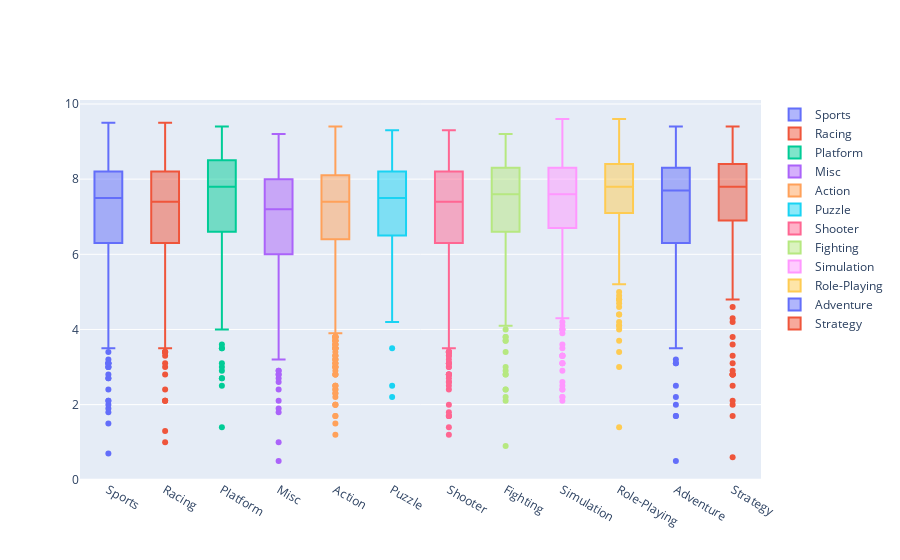

The cell this chart's notebook holds for it:
### Markdown cell above
Постройте различия оценок пользователей в зависимости от жанра игры.

### Code cell
data = []

for genre in df.Genre.unique():
    data.append(go.Box(y=df[df.Genre == genre]["User_Score"], name=genre))
iplot(data, show_link=False)

### Figure 1 — Plotly figure (JSON) as saved in the notebook; plotly's stock layout.template omitted (floating-point values rounded to 4 significant figures; data arrays with more than 128 entries replaced by an {"elided": "..."} marker saying what was removed)
{"data": [{"name": "Sports", "type": "box", "y": {"elided": "943 float values"}}, {"name": "Racing", "type": "box", "y": {"elided": "581 float values"}}, {"name": "Platform", "type": "box", "y": {"elided": "403 float values"}}, {"name": "Misc", "type": "box", "y": {"elided": "384 float values"}}, {"name": "Action", "type": "box", "y": {"elided": "1630 float values"}}, {"name": "Puzzle", "type": "box", "y": [7.1, 8.6, 8.8, 9.2, 7.8, 7.4, 7.7, 8.7, 7.6, 8.7, 6.2, 5.7, 8.5, 8.2, 7.9, 7.5, 9.3, 8.6, 8.6, 7.9, 8, 7.9, 8.5, 7.9, 6, 9, 8.6, 7.7, 7.5, 5.8, 6.6, 6.8, 8.9, 8.7, 8.4, 6.3, 8.4, 6.7, 6.8, 8.1, 8.7, 8.2, 7, 4.8, 6.2, 8.1, 7.1, 8.4, 7.5, 5.6, 7.7, 7.5, 7.3, 7, 7.7, 6.7, 7, 2.5, 8.9, 7.4, 8.1, 6.3, 8.7, 6.3, 8.3, 7, 8.3, 7.4, 8.2, 5.8, 6.1, 7, 6.7, 6.3, 6.2, 3.5, 4.6, 6.8, 7.9, 7.7, 5.3, 8, 7.9, 7.7, 8.1, 5.4, 7.8, 5.6, 9, 8, 4.2, 5.5, 7.5, 7, 7.2, 7.2, 7.3, 6.3, 9.1, 7.8, 6.2, 2.2, 6.6, 4.8, 4.6, 8.5, 6.5, 7.5, 8.4, 7.3, 6.1, 6.4, 7.5, 8, 8.1, 8.5, 7.4, 8]}, {"name": "Shooter", "type": "box", "y": {"elided": "864 float values"}}, {"name": "Fighting", "type": "box", "y": {"elided": "378 float values"}}, {"name": "Simulation", "type": "box", "y": {"elided": "297 float values"}}, {"name": "Role-Playing", "type": "box", "y": {"elided": "712 float values"}}, {"name": "Adventure", "type": "box", "y": {"elided": "248 float values"}}, {"name": "Strategy", "type": "box", "y": {"elided": "267 float values"}}], "layout": {}}
